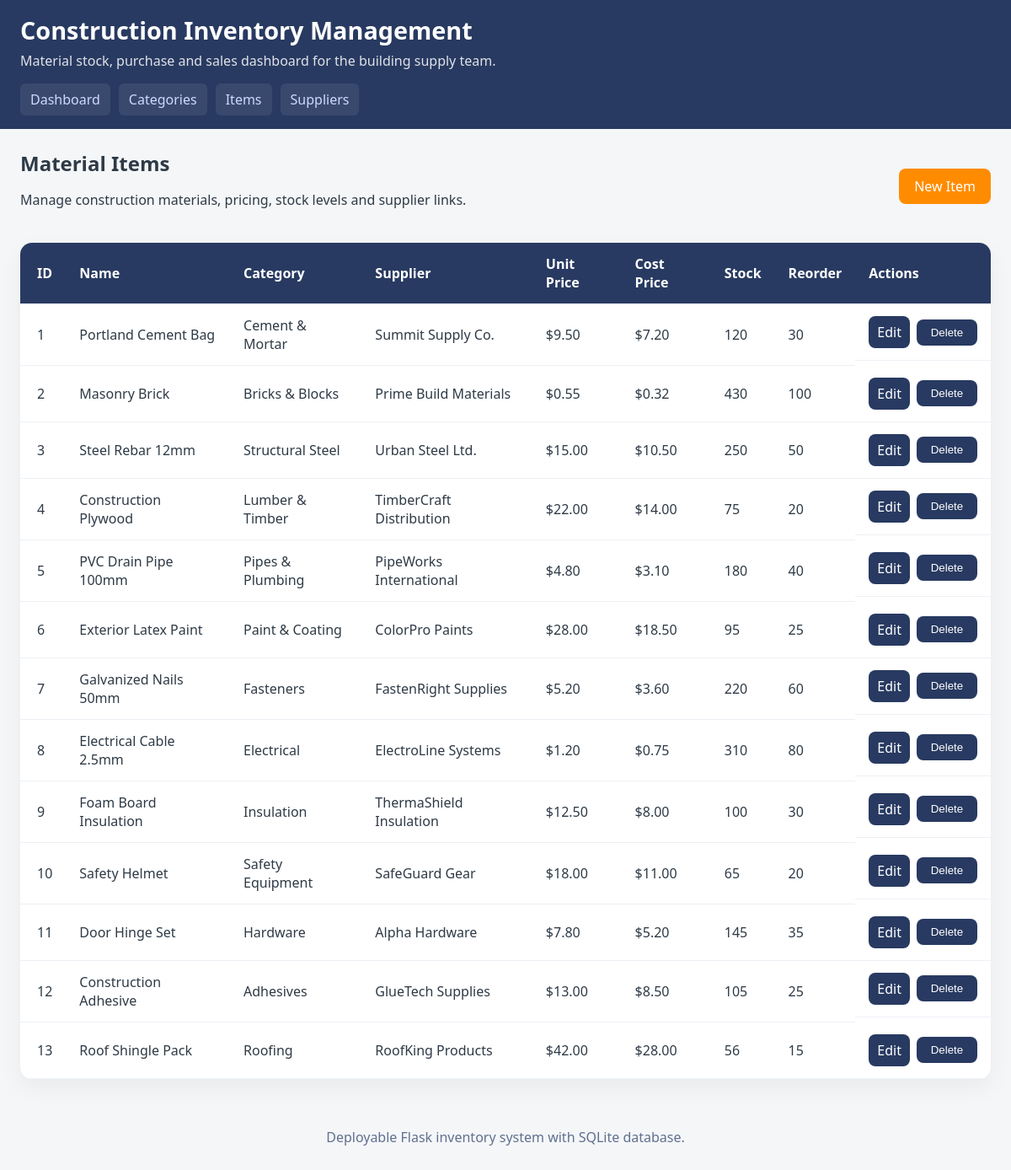
/items, run on the app's committed database.
### tables this page shows
CREATE TABLE items (
        item_id INTEGER PRIMARY KEY AUTOINCREMENT,
        name TEXT NOT NULL,
        category_id INTEGER NOT NULL,
        supplier_id INTEGER NOT NULL,
        unit_price REAL NOT NULL,
        cost_price REAL NOT NULL,
        stock_quantity INTEGER NOT NULL,
        reorder_level INTEGER NOT NULL,
        FOREIGN KEY(category_id) REFERENCES categories(category_id),
        FOREIGN KEY(supplier_id) REFERENCES suppliers(supplier_id)
    );

CREATE TABLE categories (
        category_id INTEGER PRIMARY KEY AUTOINCREMENT,
        name TEXT NOT NULL UNIQUE,
        description TEXT
    );

CREATE TABLE suppliers (
        supplier_id INTEGER PRIMARY KEY AUTOINCREMENT,
        name TEXT NOT NULL UNIQUE,
        contact_name TEXT,
        phone TEXT,
        email TEXT,
        address TEXT
    );

### app.py (the view)
@app.route('/items')
def item_list():
    items = query_db('SELECT items.*, categories.name as category_name, suppliers.name as supplier_name '
                     'FROM items '
                     'JOIN categories ON items.category_id = categories.category_id '
                     'JOIN suppliers ON items.supplier_id = suppliers.supplier_id '
                     'ORDER BY items.item_id')
    return render_template('items.html', items=items)

### app.py (called while the page is built)
def get_db():
    db = getattr(g, '_database', None)
    if db is None:
        db = g._database = sqlite3.connect(DB_PATH)
        db.row_factory = sqlite3.Row
    return db

def query_db(query, args=(), one=False):
    cur = get_db().execute(query, args)
    rv = cur.fetchall()
    cur.close()
    return (rv[0] if rv else None) if one else rv

@app.teardown_appcontext
def close_connection(exception):
    db = getattr(g, '_database', None)
    if db is not None:
        db.close()

### templates/items.html
{% extends 'base.html' %}
{% block content %}
<section class="page-header">
    <div>
        <h2>Material Items</h2>
        <p>Manage construction materials, pricing, stock levels and supplier links.</p>
    </div>
    <a class="button" href="{{ url_for('item_create') }}">New Item</a>
</section>
<table>
    <thead>
        <tr>
            <th>ID</th>
            <th>Name</th>
            <th>Category</th>
            <th>Supplier</th>
            <th>Unit Price</th>
            <th>Cost Price</th>
            <th>Stock</th>
            <th>Reorder</th>
            <th>Actions</th>
        </tr>
    </thead>
    <tbody>
        {% for item in items %}
        <tr>
            <td>{{ item.item_id }}</td>
            <td>{{ item.name }}</td>
            <td>{{ item.category_name }}</td>
            <td>{{ item.supplier_name }}</td>
            <td>${{ '{:,.2f}'.format(item.unit_price) }}</td>
            <td>${{ '{:,.2f}'.format(item.cost_price) }}</td>
            <td>{{ item.stock_quantity }}</td>
            <td>{{ item.reorder_level }}</td>
            <td class="actions">
                <a href="{{ url_for('item_edit', item_id=item.item_id) }}">Edit</a>
                <form method="post" action="{{ url_for('item_delete', item_id=item.item_id) }}" onsubmit="return confirm('Delete this item?');">
                    <button type="submit">Delete</button>
                </form>
            </td>
        </tr>
        {% endfor %}
    </tbody>
</table>
{% endblock %}

### templates/base.html (shortened to what this page needs)
<!DOCTYPE html>
<html lang="en">
<head>
    <link rel="stylesheet" href="{{ url_for('static', filename='styles.css') }}" />
</head>
<body>
    <header>
        <div class="brand">
            <h1>Construction Inventory Management</h1>
            <p>Material stock, purchase and sales dashboard for the building supply team.</p>
        </div>
        <nav>
            <a href="{{ url_for('index') }}">Dashboard</a>
            <a href="{{ url_for('category_list') }}">Categories</a>
            <a href="{{ url_for('item_list') }}">Items</a>
            <a href="{{ url_for('supplier_list') }}">Suppliers</a>
        </nav>
    </header>
    <main>
        {% block content %}{% endblock %}
    </main>
    <footer>
        <p>Deployable Flask inventory system with SQLite database.</p>
    </footer>
</body>
</html>

### static/styles.css (style rules this page uses)
* { box-sizing: border-box; }
body { margin: 0; font-family: 'Segoe UI', Tahoma, Geneva, Verdana, sans-serif; background: #f4f6f8; color: #2e3a46; }
header { background: #283a61; color: #fff; padding: 16px 24px; }
header .brand h1 { margin: 0 0 6px; font-size: 1.8rem; }
header .brand p { margin: 0; opacity: 0.85; }
nav { margin-top: 16px; display: flex; flex-wrap: wrap; gap: 10px; }
nav a { color: #cfd8ff; text-decoration: none; padding: 8px 12px; border-radius: 6px; background: rgba(255,255,255,0.08); }
main { padding: 24px; max-width: 1200px; margin: 0 auto; }
.page-header, .dashboard, .summary-tables { margin-bottom: 24px; }
.page-header { display: flex; justify-content: space-between; flex-wrap: wrap; align-items: center; gap: 16px; }
.page-header h2 { margin: 0; }
.button { display:inline-block; background:#ff8c00; color:#fff; text-decoration:none; padding: 10px 18px; border-radius:8px; transition: background .2s ease; }
table { width:100%; border-collapse: collapse; background:#fff; border-radius:14px; overflow:hidden; box-shadow:0 10px 28px rgba(0,0,0,0.05); }
thead { background:#283a61; color:#fff; }
th, td { padding: 14px 16px; text-align:left; border-bottom:1px solid #edf0f5; }
th:first-child, td:first-child { padding-left: 20px; }
.actions { display:flex; gap:8px; align-items:center; }
.actions a, .actions button { background:#283a61; color:#fff; border:none; padding:8px 10px; border-radius:8px; text-decoration:none; cursor:pointer; }
.actions button { min-width: 72px; }
.actions form { margin:0; }
footer { text-align:center; padding:18px 24px; color:#61708f; }

### data on the page
items: item_id "1", name "Portland Cement Bag", category_name "Cement & Mortar", supplier_name "Summit Supply Co.", unit_price "9.50", cost_price "7.20", stock_quantity "120", reorder_level "30"
items: item_id "2", name "Masonry Brick", category_name "Bricks & Blocks", supplier_name "Prime Build Materials", unit_price "0.55", cost_price "0.32", stock_quantity "430", reorder_level "100"
items: item_id "3", name "Steel Rebar 12mm", category_name "Structural Steel", supplier_name "Urban Steel Ltd.", unit_price "15.00", cost_price "10.50", stock_quantity "250", reorder_level "50"
items: item_id "4", name "Construction Plywood", category_name "Lumber & Timber", supplier_name "TimberCraft Distribution", unit_price "22.00", cost_price "14.00", stock_quantity "75", reorder_level "20"
items: item_id "5", name "PVC Drain Pipe 100mm", category_name "Pipes & Plumbing", supplier_name "PipeWorks International", unit_price "4.80", cost_price "3.10", stock_quantity "180", reorder_level "40"
items: item_id "6", name "Exterior Latex Paint", category_name "Paint & Coating", supplier_name "ColorPro Paints", unit_price "28.00", cost_price "18.50", stock_quantity "95", reorder_level "25"
items: item_id "7", name "Galvanized Nails 50mm", category_name "Fasteners", supplier_name "FastenRight Supplies", unit_price "5.20", cost_price "3.60", stock_quantity "220", reorder_level "60"
items: item_id "8", name "Electrical Cable 2.5mm", category_name "Electrical", supplier_name "ElectroLine Systems", unit_price "1.20", cost_price "0.75", stock_quantity "310", reorder_level "80"
items: item_id "9", name "Foam Board Insulation", category_name "Insulation", supplier_name "ThermaShield Insulation", unit_price "12.50", cost_price "8.00", stock_quantity "100", reorder_level "30"
items: item_id "10", name "Safety Helmet", category_name "Safety Equipment", supplier_name "SafeGuard Gear", unit_price "18.00", cost_price "11.00", stock_quantity "65", reorder_level "20"
items: item_id "11", name "Door Hinge Set", category_name "Hardware", supplier_name "Alpha Hardware", unit_price "7.80", cost_price "5.20", stock_quantity "145", reorder_level "35"
items: item_id "12", name "Construction Adhesive", category_name "Adhesives", supplier_name "GlueTech Supplies", unit_price "13.00", cost_price "8.50", stock_quantity "105", reorder_level "25"
items: item_id "13", name "Roof Shingle Pack", category_name "Roofing", supplier_name "RoofKing Products", unit_price "42.00", cost_price "28.00", stock_quantity "56", reorder_level "15"
